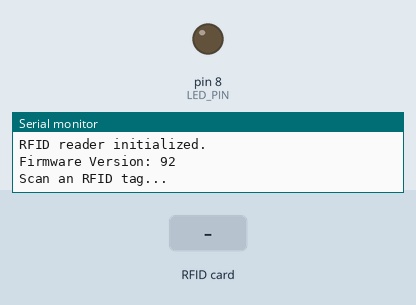
Bench run of a sketch on a simulated Arduino Uno, built with avr-gcc and run on an emulated ATmega328P. Parts: output pins drawn as LEDs (lit = HIGH), the last lines printed to the serial monitor. Inputs (shaded band) come from the test bench. Pins used as bus, display or sensor lines are not drawn.

Above: at 1.2 s.
1.3 s: RFID card 93 EA 90 28 held to the reader
At 2.2 s:
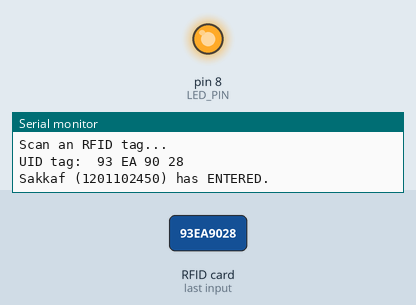
2.8 s: RFID card 12 01 10 24 50 held to the reader
4.3 s: RFID card 5E 7A 19 C4 held to the reader
Timing chart, 0 to 7.3 s (numbered marks = the images above; inputs shaded):
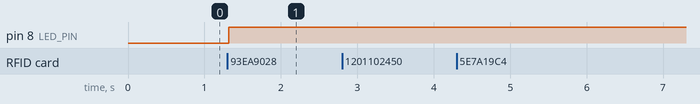

The sketch:

RFID_Testing.ino
```cpp
#include <SPI.h>
#include <MFRC522.h>

#define SS_PIN 10
#define RST_PIN 9
#define LED_PIN 8  // LED to indicate at least one person inside

MFRC522 rfid(SS_PIN, RST_PIN);

// Structure to hold UID + user data and state
struct User {
  byte uid[4];
  const char* name;
  const char* id;
  bool isInside; // false = outside, true = inside
};

// Predefined UID database
User users[] = {
  {{0x93, 0xEA, 0x90, 0x28}, "Sakkaf", "1201102450", false},
  {{0xC3, 0x0A, 0xD4, 0x2C}, "Ghaleb", "1201102570", false}
};

const int userCount = sizeof(users) / sizeof(users[0]);

void setup() {
  Serial.begin(9600);

  SPI.begin();
  rfid.PCD_Init();
  delay(4); // Some boards need time after init

  // Set antenna gain to maximum
  rfid.PCD_SetAntennaGain(rfid.RxGain_max);

  pinMode(LED_PIN, OUTPUT);
  digitalWrite(LED_PIN, LOW); // LED off initially

  Serial.println("RFID reader initialized.");
 byte version = rfid.PCD_ReadRegister(rfid.VersionReg);
  Serial.print("Firmware Version: ");
  Serial.println(version, HEX);

  if (version == 0x00 || version == 0xFF) {
    Serial.println("ERROR: RFID reader not connected or not functioning.");
  } else {
    Serial.println("Scan an RFID tag...");
  }
}

void loop() {
  if (!rfid.PICC_IsNewCardPresent() || !rfid.PICC_ReadCardSerial()) {
    return;
  }

  // Show the UID
  Serial.print("UID tag: ");
  for (byte i = 0; i < rfid.uid.size; i++) {
    Serial.print(rfid.uid.uidByte[i] < 0x10 ? " 0" : " ");
    Serial.print(rfid.uid.uidByte[i], HEX);
  }
  Serial.println();

  bool found = false;

  for (int i = 0; i < userCount; i++) {
    bool match = true;
    for (byte j = 0; j < 4; j++) {
      if (rfid.uid.uidByte[j] != users[i].uid[j]) {
        match = false;
        break;
      }
    }

    if (match) {
      if (!users[i].isInside) {
        Serial.print(users[i].name);
        Serial.print(" (");
        Serial.print(users[i].id);
        Serial.println(") has ENTERED.");
        users[i].isInside = true;
      } else {
        Serial.print(users[i].name);
        Serial.print(" (");
        Serial.print(users[i].id);
        Serial.println(") has LEFT.");
        users[i].isInside = false;
      }
      found = true;
      break;
    }
  }

  if (!found) {
    Serial.println("Unknown tag. Access denied.");
  }

  // Update LED state
  bool anyoneInside = false;
  for (int i = 0; i < userCount; i++) {
    if (users[i].isInside) {
      anyoneInside = true;
      break;
    }
  }
  digitalWrite(LED_PIN, anyoneInside ? HIGH : LOW);

  // Halt card communication
  rfid.PICC_HaltA();
  rfid.PCD_StopCrypto1();
}
```

Measured:
- after the input at 1.3 s, pin 8 (LED_PIN): LOW → HIGH at once
